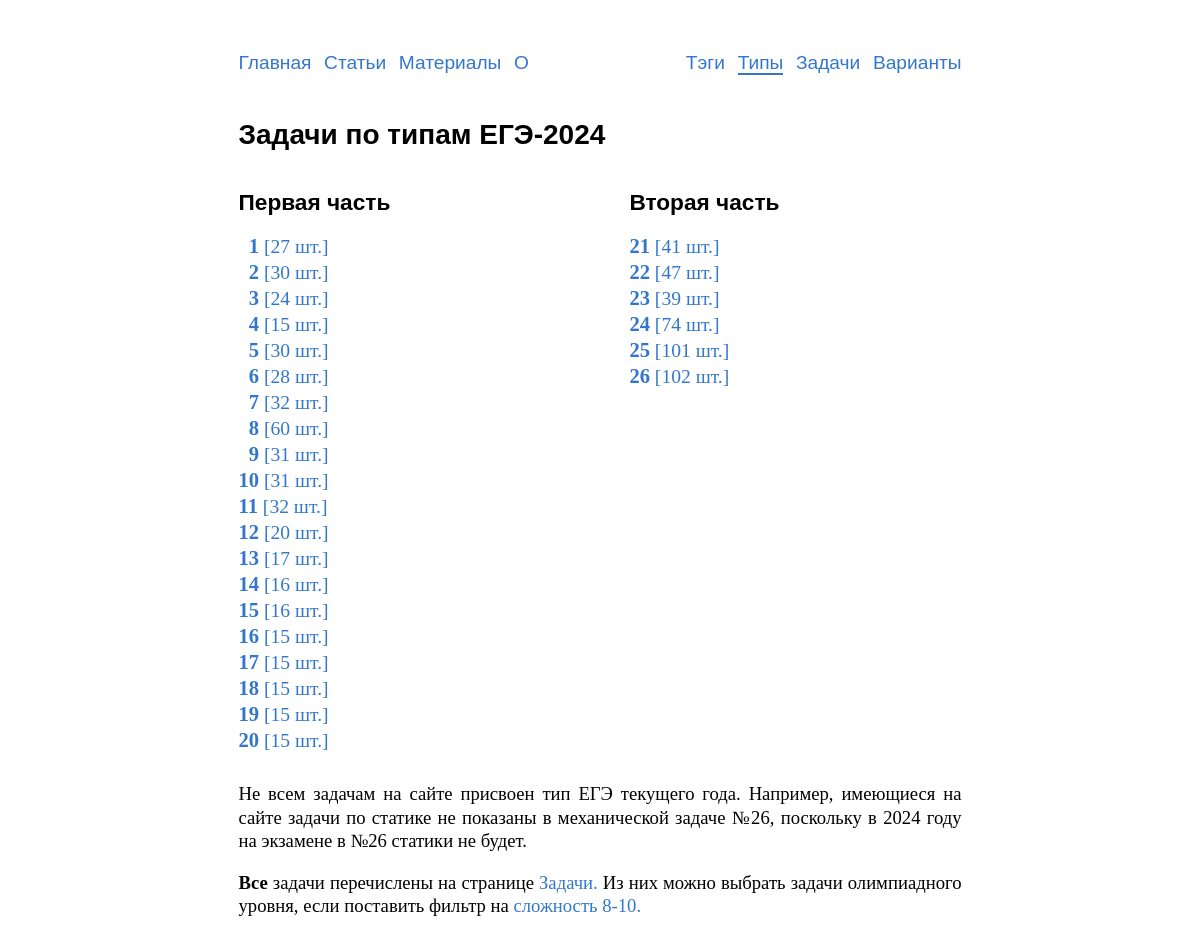
Screenshot of /types/ with the database file from the repository.
### problems/models.py (models this page shows, shortened)
class TypeInEGE(models.Model):
    objects = TypeInEGEManager()
    number = models.PositiveSmallIntegerField('номер')
    max_score = models.PositiveSmallIntegerField('максимальное количество'
                                                 ' баллов')
    part_ege = models.ForeignKey(PartOfEGE,
                                 on_delete=models.CASCADE,
                                 verbose_name='часть ЕГЭ',
                                 default=1)
    class Meta:
        verbose_name = 'тип'
        verbose_name_plural = 'типы'
        default_related_name = 'type'
        ordering = ['number']
    def get_absolute_url(self):
        return reverse('typesinege:problems', kwargs={'number': self.number})

class PartOfEGE(models.Model):
    name = models.CharField('название',
                            max_length=150,
                            help_text='Максимум 150 символов')
    class Meta:
        verbose_name = 'часть'
        verbose_name_plural = 'части'
        default_related_name = 'part'
        ordering = ['-id']
    def __str__(self):
        return self.name

### typesinege/views.py (the view)
# urls.py: path('', views.TypesView.as_view(), name='list'),
class TypesView(ListView):
    model = TypeInEGE
    template_name = 'typesinege/types.html'
    context_object_name = 'types'
    def get_queryset(self):
        return super().get_queryset().order_by('number')

### problems/models.py (called while the page is built)
    def get_queryset(self):
        queryset = super().get_queryset()
        queryset = queryset.annotate(problems_count=Count('problems'))
        return queryset

### templates/typesinege/types.html
{% extends "base.html" %}
{% load static %}
{% block content %}
    <h1>Задачи по типам ЕГЭ-2024</h1>
    <div class='row types-list'>
      <div style='display:none;'>
      {% for type in types %}
        {% if type.number <= 30 %}
        {% ifchanged type.part_ege %}
        </div>
        <div class='col5'>
          <h2>{{type.part_ege}}</h2>
        {% endifchanged %}
          <div class=type> <a href="{{ type.get_absolute_url }}"> {% if type.number < 10 %}<span class='white types-item'>0</span>{% endif %}<span class='types-item'>{{ type.number }}</span> [{{type.problems_count}} шт.] </a> </div>
        {% endif %}
      {% endfor %}
      </div>
    </div>
    <p class=mt30>
      Не всем задачам на сайте присвоен тип ЕГЭ текущего года.
      Например, имеющиеся на сайте задачи по статике не показаны
      в механической задаче №26,
      поскольку в 2024 году на экзамене в №26 статики не будет.
    </p>
    <p>
      <b>Все</b> задачи перечислены на странице <a href=/problems/>Задачи.</a>
      Из них можно выбрать задачи олимпиадного уровня, если поставить фильтр на
      <a href=/problems/?complexity_min=8&complexity_max=10>сложность 8-10.</a>
    </p>
{% endblock %}

### static/css/style.css (style rules this page uses)
html { overflow-y: scroll; }
body { -webkit-hyphens: auto; -moz-hyphens: auto; -ms-hyphens: auto; hyphens: auto; margin: 0px auto; width: 723px; max-width: 100%; font-family: 'Times New Roman', Times, serif; text-align: justify; font-size: 14pt; line-height: 17.5pt; margin-bottom:12ex; }
h1, h2, h3, h4, h5, h6 { text-align: left; font-family: Tahoma, Arial, sans-serif; }
h1 { font-size:21pt; line-height: 25pt; }
h2 { font-size:17pt; line-height: 21pt; }
a { text-decoration: none; color: #3377cc; }
.row { display: flex; gap:3em; }
.col5 { flex: 50%; }
.mt30 { margin-top: 30px; }
.white { color:white; }
.types-list { font-size:105%; }
.type { margin-top:2pt; }
.types-item { font-size:105%; font-weight:900; }

### rows the page displays
TypeInEGE: part_ege "Первая часть", number "1", problems_count "27"
TypeInEGE: number "2", problems_count "30"
TypeInEGE: number "3", problems_count "24"
TypeInEGE: number "4", problems_count "15"
TypeInEGE: number "5", problems_count "30"
TypeInEGE: number "6", problems_count "28"
TypeInEGE: number "7", problems_count "32"
TypeInEGE: number "8", problems_count "60"
TypeInEGE: number "9", problems_count "31"
TypeInEGE: number "10", problems_count "31"
TypeInEGE: number "11", problems_count "32"
TypeInEGE: number "12", problems_count "20"
TypeInEGE: number "13", problems_count "17"
TypeInEGE: number "14", problems_count "16"
TypeInEGE: number "15", problems_count "16"
TypeInEGE: number "16", problems_count "15"
TypeInEGE: number "17", problems_count "15"
TypeInEGE: number "18", problems_count "15"
TypeInEGE: number "19", problems_count "15"
TypeInEGE: number "20", problems_count "15"
TypeInEGE: part_ege "Вторая часть", number "21", problems_count "41"
TypeInEGE: number "22", problems_count "47"
TypeInEGE: number "23", problems_count "39"
TypeInEGE: number "24", problems_count "74"
TypeInEGE: number "25", problems_count "101"
TypeInEGE: number "26", problems_count "102"
